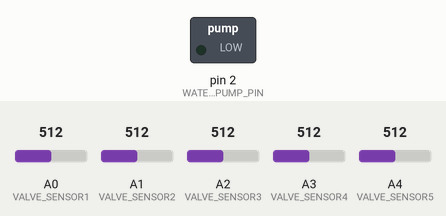
A sketch run on a simulated Arduino Uno, built with avr-gcc and run on an emulated ATmega328P. On the bench: switched loads named in the sketch (green lamp = pin HIGH). The test bench sets the inputs (shaded band); at power-on: A0 (VALVE_SENSOR1) = 512, A1 (VALVE_SENSOR2) = 512, A2 (VALVE_SENSOR3) = 512, A3 (VALVE_SENSOR4) = 512, A4 (VALVE_SENSOR5) = 512.

Above: at 2.8 s.
2.9 s: A0 (VALVE_SENSOR1) set to 931
5.6 s: A0 (VALVE_SENSOR1) set to 958
At 6.4 s:
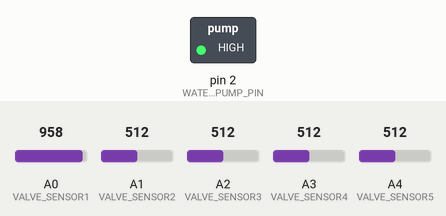
8.3 s: A0 (VALVE_SENSOR1) set to 940
At 10.7 s:
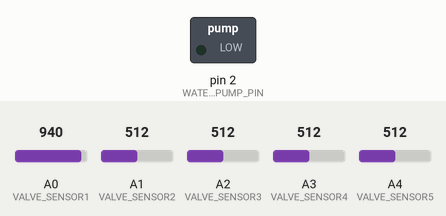
11.5 s: A0 (VALVE_SENSOR1) set to 960
At 13.4 s:
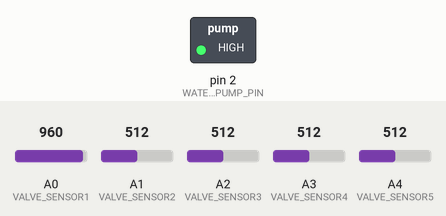
Timing chart, 0 to 14.9 s (numbered marks = the images above; inputs shaded):
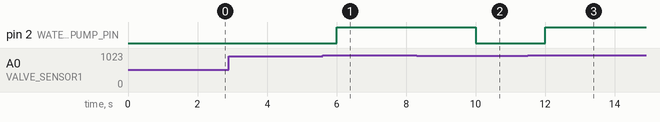

The sketch:

water_valve.ino
```cpp
#include <Arduino.h>

// Define valve sensors and water pump pins
#define VALVE_SENSOR1 A0
#define VALVE_SENSOR2 A1
#define VALVE_SENSOR3 A2
#define VALVE_SENSOR4 A3
#define VALVE_SENSOR5 A4

#define WATER_PUMP_PIN 2

void setup()
{
    // Start serial communication for debugging
#ifdef DEBUG
    Serial.begin(9600);
#endif
    // Set the water pump pin mode to output
    pinMode(WATER_PUMP_PIN, OUTPUT);
}

void loop()
{
    // Read values from valve sensors
    int valve1Value = analogRead(VALVE_SENSOR1);
    int valve2Value = analogRead(VALVE_SENSOR2);
    int valve3Value = analogRead(VALVE_SENSOR3);
    int valve4Value = analogRead(VALVE_SENSOR4);
    int valve5Value = analogRead(VALVE_SENSOR5);

    // Print sensor values for debugging
#ifdef DEBUG
    Serial.println("Valve 1: " + String(valve1Value) +
                   " Valve 2: " + String(valve2Value) +
                   " Valve 3: " + String(valve3Value) +
                   " Valve 4: " + String(valve4Value) +
                   " Valve 5: " + String(valve5Value));
#endif

    // If all valves are below threshold, turn off the water pump, otherwise turn it on
    if (valve1Value < 950 && valve2Value < 950 && valve3Value < 950 && valve4Value < 950 && valve5Value < 950)
    {
        digitalWrite(WATER_PUMP_PIN, LOW);
    }
    else
    {
        digitalWrite(WATER_PUMP_PIN, HIGH);
    }

    // Wait before the next loop iteration
    delay(2000);
}
```

Measured:
- the behaviour switches between 949 and 950 on A0 (VALVE_SENSOR1) (found by bisection; images 0 and 1)
- after the input at 2.9 s, every drawn part: stays the same
- after the input at 5.6 s, pin 2 (WATER_PUMP_PIN): LOW → HIGH after 0.40 s
- after the input at 8.3 s, pin 2 (WATER_PUMP_PIN): HIGH → LOW after 1.7 s
- after the input at 11.5 s, pin 2 (WATER_PUMP_PIN): LOW → HIGH after 0.50 s
